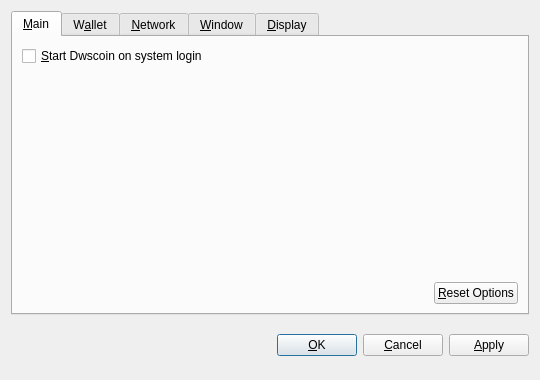
<?xml version="1.0" encoding="UTF-8"?>
<ui version="4.0">
 <class>OptionsDialog</class>
 <widget class="QDialog" name="OptionsDialog">
  <property name="geometry">
   <rect>
    <x>0</x>
    <y>0</y>
    <width>540</width>
    <height>380</height>
   </rect>
  </property>
  <property name="windowTitle">
   <string>Options</string>
  </property>
  <property name="modal">
   <bool>true</bool>
  </property>
  <layout class="QVBoxLayout" name="verticalLayout">
   <item>
    <widget class="QTabWidget" name="tabWidget">
     <property name="tabPosition">
      <enum>QTabWidget::North</enum>
     </property>
     <property name="currentIndex">
      <number>0</number>
     </property>
     <widget class="QWidget" name="tabMain">
      <attribute name="title">
       <string>&amp;Main</string>
      </attribute>
      <layout class="QVBoxLayout" name="verticalLayout_Main">
       <item>
        <widget class="QCheckBox" name="bitcoinAtStartup">
         <property name="toolTip">
          <string>Automatically start Dwscoin after logging in to the system.</string>
         </property>
         <property name="text">
          <string>&amp;Start Dwscoin on system login</string>
         </property>
        </widget>
       </item>
       <item>
        <spacer name="verticalSpacer_Main">
         <property name="orientation">
          <enum>Qt::Vertical</enum>
         </property>
         <property name="sizeHint" stdset="0">
          <size>
           <width>20</width>
           <height>40</height>
          </size>
         </property>
        </spacer>
       </item>
       <item>
        <layout class="QHBoxLayout" name="horizontalLayout_2_Main">
         <item>
          <spacer name="horizontalSpacer_2_Main">
           <property name="orientation">
            <enum>Qt::Horizontal</enum>
           </property>
           <property name="sizeHint" stdset="0">
            <size>
             <width>40</width>
             <height>20</height>
            </size>
           </property>
          </spacer>
         </item>
         <item>
          <widget class="QPushButton" name="resetButton">
           <property name="toolTip">
            <string>Reset all client options to default.</string>
           </property>
           <property name="text">
            <string>&amp;Reset Options</string>
           </property>
           <property name="autoDefault">
            <bool>false</bool>
           </property>
          </widget>
         </item>
        </layout>
       </item>
      </layout>
     </widget>
     <widget class="QWidget" name="tabWallet">
      <attribute name="title">
       <string>W&amp;allet</string>
      </attribute>
      <layout class="QVBoxLayout" name="verticalLayout_Network">
       <item>
        <widget class="QLabel" name="transactionFeeInfoLabel">
         <property name="text">
          <string>Optional transaction fee per kB that helps make sure your transactions are processed quickly. Most transactions are 1 kB.</string>
         </property>
         <property name="textFormat">
          <enum>Qt::PlainText</enum>
         </property>
         <property name="wordWrap">
          <bool>true</bool>
         </property>
        </widget>
       </item>
       <item>
        <layout class="QHBoxLayout" name="horizontalLayout_1_Main">
         <item>
          <widget class="QLabel" name="transactionFeeLabel">
           <property name="text">
            <string>Pay transaction &amp;fee</string>
           </property>
           <property name="textFormat">
            <enum>Qt::PlainText</enum>
           </property>
           <property name="buddy">
            <cstring>transactionFee</cstring>
           </property>
          </widget>
         </item>
         <item>
          <widget class="BitcoinAmountField" name="transactionFee"/>
         </item>
         <item>
          <spacer name="horizontalSpacer_1_Main">
           <property name="orientation">
            <enum>Qt::Horizontal</enum>
           </property>
           <property name="sizeHint" stdset="0">
            <size>
             <width>40</width>
             <height>20</height>
            </size>
           </property>
          </spacer>
         </item>
        </layout>
       </item>
       <item>
        <widget class="QLabel" name="label">
         <property name="text">
          <string>If you disable the spending of unconfirmed change, the change from a transaction cannot be used until that transaction has at least one confirmation. This also affects how your balance is computed.</string>
         </property>
         <property name="wordWrap">
          <bool>true</bool>
         </property>
        </widget>
       </item>
       <item>
        <widget class="QCheckBox" name="spendZeroConfChange">
         <property name="text">
          <string>Spend unconfirmed change  (experts only)</string>
         </property>
        </widget>
       </item>
       <item>
        <spacer name="verticalSpacer">
         <property name="orientation">
          <enum>Qt::Vertical</enum>
         </property>
         <property name="sizeHint" stdset="0">
          <size>
           <width>20</width>
           <height>40</height>
          </size>
         </property>
        </spacer>
       </item>
      </layout>
     </widget>
     <widget class="QWidget" name="tabNetwork">
      <attribute name="title">
       <string>&amp;Network</string>
      </attribute>
      <layout class="QVBoxLayout" name="verticalLayout_Network">
       <item>
        <widget class="QCheckBox" name="mapPortUpnp">
         <property name="toolTip">
          <string>Automatically open the Dwscoin client port on the router. This only works when your router supports UPnP and it is enabled.</string>
         </property>
         <property name="text">
          <string>Map port using &amp;UPnP</string>
         </property>
        </widget>
       </item>
       <item>
        <widget class="QCheckBox" name="connectSocks">
         <property name="toolTip">
          <string>Connect to the Dwscoin network through a SOCKS proxy (e.g. when connecting through Tor).</string>
         </property>
         <property name="text">
          <string>&amp;Connect through SOCKS proxy:</string>
         </property>
        </widget>
       </item>
       <item>
        <layout class="QHBoxLayout" name="horizontalLayout_Network">
         <item>
          <widget class="QLabel" name="proxyIpLabel">
           <property name="text">
            <string>Proxy &amp;IP:</string>
           </property>
           <property name="textFormat">
            <enum>Qt::PlainText</enum>
           </property>
           <property name="buddy">
            <cstring>proxyIp</cstring>
           </property>
          </widget>
         </item>
         <item>
          <widget class="QValidatedLineEdit" name="proxyIp">
           <property name="maximumSize">
            <size>
             <width>140</width>
             <height>16777215</height>
            </size>
           </property>
           <property name="toolTip">
            <string>IP address of the proxy (e.g. 127.0.0.1)</string>
           </property>
          </widget>
         </item>
         <item>
          <widget class="QLabel" name="proxyPortLabel">
           <property name="text">
            <string>&amp;Port:</string>
           </property>
           <property name="textFormat">
            <enum>Qt::PlainText</enum>
           </property>
           <property name="buddy">
            <cstring>proxyPort</cstring>
           </property>
          </widget>
         </item>
         <item>
          <widget class="QLineEdit" name="proxyPort">
           <property name="maximumSize">
            <size>
             <width>55</width>
             <height>16777215</height>
            </size>
           </property>
           <property name="toolTip">
            <string>Port of the proxy (e.g. 9050)</string>
           </property>
          </widget>
         </item>
         <item>
          <widget class="QLabel" name="socksVersionLabel">
           <property name="text">
            <string>SOCKS &amp;Version:</string>
           </property>
           <property name="textFormat">
            <enum>Qt::PlainText</enum>
           </property>
           <property name="buddy">
            <cstring>socksVersion</cstring>
           </property>
          </widget>
         </item>
         <item>
          <widget class="QValueComboBox" name="socksVersion">
           <property name="toolTip">
            <string>SOCKS version of the proxy (e.g. 5)</string>
           </property>
          </widget>
         </item>
         <item>
          <spacer name="horizontalSpacer_Network">
           <property name="orientation">
            <enum>Qt::Horizontal</enum>
           </property>
           <property name="sizeHint" stdset="0">
            <size>
             <width>40</width>
             <height>20</height>
            </size>
           </property>
          </spacer>
         </item>
        </layout>
       </item>
       <item>
        <spacer name="verticalSpacer_Network">
         <property name="orientation">
          <enum>Qt::Vertical</enum>
         </property>
         <property name="sizeHint" stdset="0">
          <size>
           <width>20</width>
           <height>40</height>
          </size>
         </property>
        </spacer>
       </item>
      </layout>
     </widget>
     <widget class="QWidget" name="tabWindow">
      <attribute name="title">
       <string>&amp;Window</string>
      </attribute>
      <layout class="QVBoxLayout" name="verticalLayout_Window">
       <item>
        <widget class="QCheckBox" name="minimizeToTray">
         <property name="toolTip">
          <string>Show only a tray icon after minimizing the window.</string>
         </property>
         <property name="text">
          <string>&amp;Minimize to the tray instead of the taskbar</string>
         </property>
        </widget>
       </item>
       <item>
        <widget class="QCheckBox" name="minimizeOnClose">
         <property name="toolTip">
          <string>Minimize instead of exit the application when the window is closed. When this option is enabled, the application will be closed only after selecting Quit in the menu.</string>
         </property>
         <property name="text">
          <string>M&amp;inimize on close</string>
         </property>
        </widget>
       </item>
       <item>
        <spacer name="verticalSpacer_Window">
         <property name="orientation">
          <enum>Qt::Vertical</enum>
         </property>
         <property name="sizeHint" stdset="0">
          <size>
           <width>20</width>
           <height>40</height>
          </size>
         </property>
        </spacer>
       </item>
      </layout>
     </widget>
     <widget class="QWidget" name="tabDisplay">
      <attribute name="title">
       <string>&amp;Display</string>
      </attribute>
      <layout class="QVBoxLayout" name="verticalLayout_Display">
       <item>
        <layout class="QHBoxLayout" name="horizontalLayout_1_Display">
         <item>
          <widget class="QLabel" name="langLabel">
           <property name="text">
            <string>User Interface &amp;language:</string>
           </property>
           <property name="textFormat">
            <enum>Qt::PlainText</enum>
           </property>
           <property name="buddy">
            <cstring>lang</cstring>
           </property>
          </widget>
         </item>
         <item>
          <widget class="QValueComboBox" name="lang">
           <property name="toolTip">
            <string>The user interface language can be set here. This setting will take effect after restarting Dwscoin.</string>
           </property>
          </widget>
         </item>
        </layout>
       </item>
       <item>
        <layout class="QHBoxLayout" name="horizontalLayout_2_Display">
         <item>
          <widget class="QLabel" name="unitLabel">
           <property name="text">
            <string>&amp;Unit to show amounts in:</string>
           </property>
           <property name="textFormat">
            <enum>Qt::PlainText</enum>
           </property>
           <property name="buddy">
            <cstring>unit</cstring>
           </property>
          </widget>
         </item>
         <item>
          <widget class="QValueComboBox" name="unit">
           <property name="toolTip">
            <string>Choose the default subdivision unit to show in the interface and when sending coins.</string>
           </property>
          </widget>
         </item>
        </layout>
       </item>
       <item>
        <widget class="QCheckBox" name="displayAddresses">
         <property name="toolTip">
          <string>Whether to show Dwscoin addresses in the transaction list or not.</string>
         </property>
         <property name="text">
          <string>&amp;Display addresses in transaction list</string>
         </property>
        </widget>
       </item>
       <item>
        <widget class="QCheckBox" name="coinControlFeatures">
         <property name="toolTip">
          <string>Whether to show coin control features or not.</string>
         </property>
         <property name="text">
          <string>Display coin &amp;control features (experts only!)</string>
         </property>
        </widget>
       </item>
       <item>
        <spacer name="verticalSpacer_Display">
         <property name="orientation">
          <enum>Qt::Vertical</enum>
         </property>
         <property name="sizeHint" stdset="0">
          <size>
           <width>20</width>
           <height>40</height>
          </size>
         </property>
        </spacer>
       </item>
      </layout>
     </widget>
    </widget>
   </item>
   <item>
    <layout class="QHBoxLayout" name="horizontalLayout_Buttons">
     <item>
      <spacer name="horizontalSpacer_1">
       <property name="orientation">
        <enum>Qt::Horizontal</enum>
       </property>
       <property name="sizeHint" stdset="0">
        <size>
         <width>40</width>
         <height>48</height>
        </size>
       </property>
      </spacer>
     </item>
     <item>
      <widget class="QLabel" name="statusLabel">
       <property name="font">
        <font>
         <weight>75</weight>
         <bold>true</bold>
        </font>
       </property>
       <property name="text">
        <string/>
       </property>
       <property name="textFormat">
        <enum>Qt::PlainText</enum>
       </property>
       <property name="wordWrap">
        <bool>true</bool>
       </property>
      </widget>
     </item>
     <item>
      <spacer name="horizontalSpacer_2">
       <property name="orientation">
        <enum>Qt::Horizontal</enum>
       </property>
       <property name="sizeHint" stdset="0">
        <size>
         <width>40</width>
         <height>48</height>
        </size>
       </property>
      </spacer>
     </item>
     <item>
      <widget class="QPushButton" name="okButton">
       <property name="text">
        <string>&amp;OK</string>
       </property>
      </widget>
     </item>
     <item>
      <widget class="QPushButton" name="cancelButton">
       <property name="text">
        <string>&amp;Cancel</string>
       </property>
       <property name="autoDefault">
        <bool>false</bool>
       </property>
      </widget>
     </item>
     <item>
      <widget class="QPushButton" name="applyButton">
       <property name="text">
        <string>&amp;Apply</string>
       </property>
       <property name="autoDefault">
        <bool>false</bool>
       </property>
      </widget>
     </item>
    </layout>
   </item>
  </layout>
 </widget>
 <customwidgets>
  <customwidget>
   <class>BitcoinAmountField</class>
   <extends>QSpinBox</extends>
   <header>bitcoinamountfield.h</header>
  </customwidget>
  <customwidget>
   <class>QValueComboBox</class>
   <extends>QComboBox</extends>
   <header>qvaluecombobox.h</header>
  </customwidget>
  <customwidget>
   <class>QValidatedLineEdit</class>
   <extends>QLineEdit</extends>
   <header>qvalidatedlineedit.h</header>
  </customwidget>
 </customwidgets>
 <resources/>
 <connections/>
</ui>
